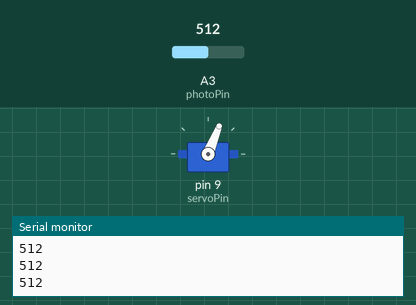
A sketch run on a simulated Arduino Uno, built with avr-gcc and run on an emulated ATmega328P. On the bench: servo, the last lines printed to the serial monitor. The test bench sets the inputs (shaded band); at power-on: A3 (photoPin) = 512.

Above: at 1.2 s.
1.3 s: A3 (photoPin) set to 716
At 2.9 s:
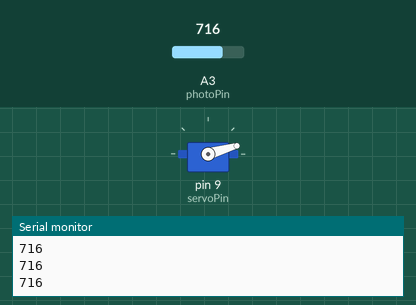
3.2 s: A3 (photoPin) set to 306
At 3.9 s:
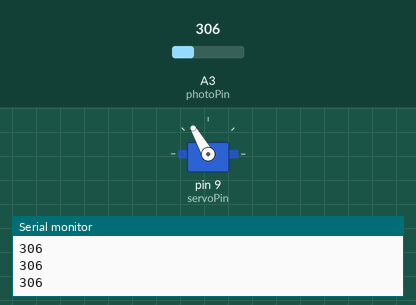
5.0 s: A3 (photoPin) set to 122
At 5.9 s:
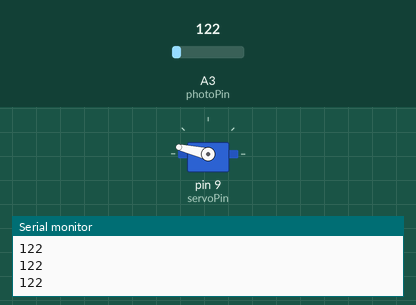
6.7 s: A3 (photoPin) set to 0
At 7.9 s:
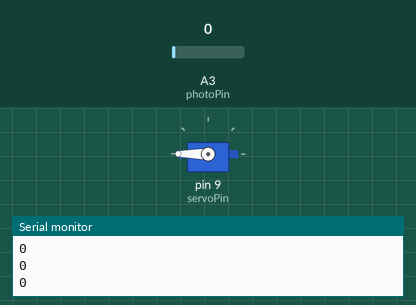
8.5 s: A3 (photoPin) set to 511
At 9.9 s:
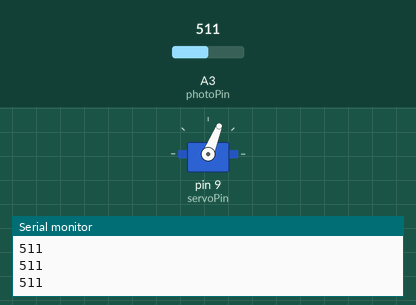
Timing chart, 0 to 11.2 s (numbered marks = the images above; inputs shaded):
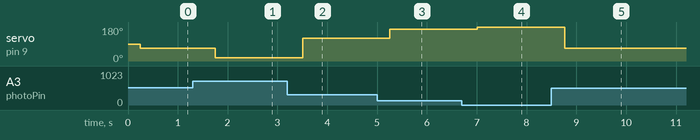

The sketch:

31-More-Servos.ino
```cpp
/**
 * Lesson 31 - Simple Servo Project

 Re-doing the homework from lesson 30.

My solution is in the _homework folder

 */

 #include <Servo.h>

 int servoPin = 9;
 Servo myServo;
 int servoAngle;

 int photoPin = A3;
 int lightVal;

 int dT = 250;


void setup() {
  pinMode(photoPin, INPUT);
  Serial.begin(9600);
  myServo.attach(servoPin);
  pinMode(servoPin,OUTPUT);
}

void loop() {
  lightVal=analogRead(photoPin);
  Serial.println(lightVal);
  delay(dT);

  //Paul light Values
  //Lights on 780
  //Lights off 150
  //Minimum angle 0
  //Max angle 160
  //Point 1 (780,0)
  //Point 2 (150, 160)
  // m = (y2-y1)/(x2-x1) where x is the photoVal and y is the angle
  // m = 160/(-630) = -16/63
  // y - y1 = m(x-x1)
  // Angle - 0 = [-16/63](LV-780)

 servoAngle = (-16./63.)*(lightVal-780.);
 myServo.write(servoAngle);


}
```

Measured:
- after the input at 1.3 s, servo on pin 9 (servoPin): 68° → 16° after 0.45 s
- after the input at 3.2 s, servo on pin 9 (servoPin): 16° → 120° after 0.31 s
- after the input at 5.0 s, servo on pin 9 (servoPin): 120° → 167° after 0.26 s
- after the input at 6.7 s, servo on pin 9 (servoPin): 167° → 180° after 0.31 s
- after the input at 8.5 s, servo on pin 9 (servoPin): 180° → 68° after 0.26 s
